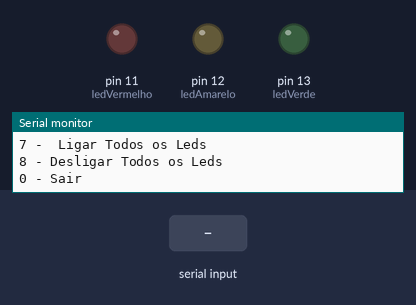
The sketch below on a simulated Arduino Uno, built with avr-gcc and run on an emulated ATmega328P. Shown: output pins drawn as LEDs (lit = HIGH), the last lines printed to the serial monitor. The inputs (shaded band) are chosen by the test bench.

Above: at 1.2 s.
1.3 s: "1\n" received over Serial
At 1.6 s:
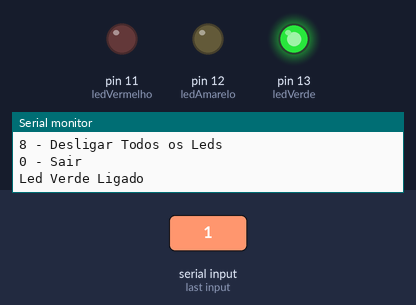
2.8 s: "3\n" received over Serial
At 3.9 s:
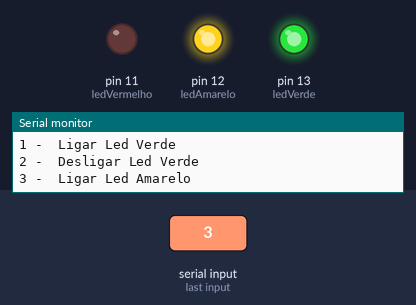
4.3 s: "2\n" received over Serial
At 5.1 s:
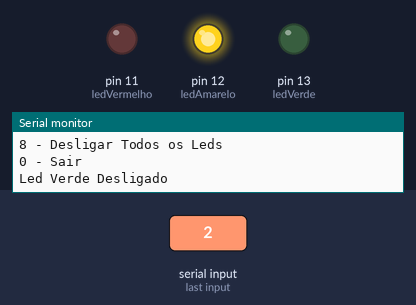
5.8 s: "5\n" received over Serial
At 6.2 s:
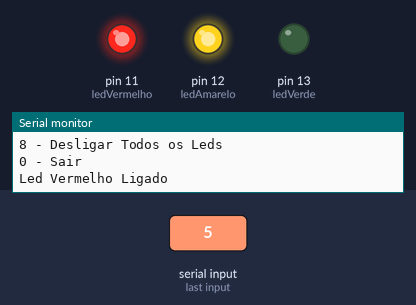
7.3 s: "4\n" received over Serial
At 8.5 s:
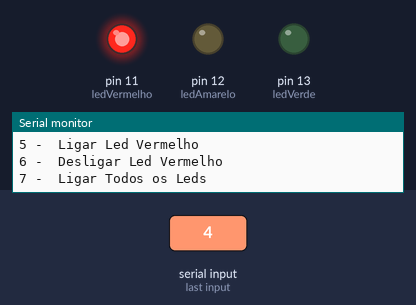
8.8 s: "1\n" received over Serial
At 9.7 s:
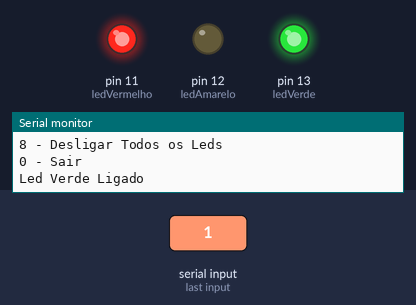
Timing chart, 0 to 11.3 s (numbered marks = the images above; inputs shaded):
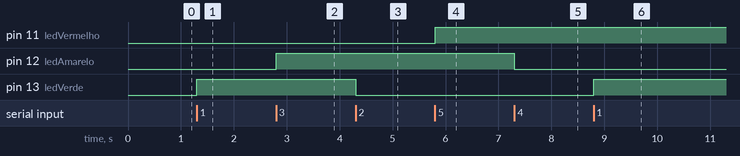

Measured:
- after the input at 1.3 s, pin 13 (ledVerde): LOW → HIGH at once
- after the input at 2.8 s, pin 12 (ledAmarelo): LOW → HIGH at once
- after the input at 4.3 s, pin 13 (ledVerde): HIGH → LOW at once
- after the input at 5.8 s, pin 11 (ledVermelho): LOW → HIGH at once
- after the input at 7.3 s, pin 12 (ledAmarelo): HIGH → LOW at once
- after the input at 8.8 s, pin 13 (ledVerde): LOW → HIGH at once

The sketch:

arduino_leds_moura_branco1.ino
```cpp
/*Criar um protótipo com 3 leds: verde, vermelho e amarelo.
Crie um menu com Do While que solicite ao usuário qual led ele quer acender ou apagar,
com suas devidas funcionalidades, da seguinte forma:
*/

 int ledVerde = 13;
 int ledAmarelo = 12;
 int ledVermelho = 11;
 int Escolhaled;

void setup() {
  pinMode(ledVerde, OUTPUT);
  pinMode(ledAmarelo, OUTPUT);
  pinMode(ledVermelho, OUTPUT);
  Serial.begin(9600);
}

void loop() {
  do {
    Serial.println("Ola, Bem-vindo ao menu dos leds:");
    Serial.println("1 -  Ligar Led Verde");
    Serial.println("2 -  Desligar Led Verde");
    Serial.println("3 -  Ligar Led Amarelo");
    Serial.println("4 -  Desligar Led Amarelo");
    Serial.println("5 -  Ligar Led Vermelho");
    Serial.println("6 -  Desligar Led Vermelho");
    Serial.println("7 -  Ligar Todos os Leds");
    Serial.println("8 - Desligar Todos os Leds");
    Serial.println("0 - Sair");
    while (! Serial.available());
    Escolhaled = Serial.parseInt();


    switch (Escolhaled) {
      case 1:
      digitalWrite(ledVerde, HIGH);
      Serial.println("Led Verde Ligado");
      break;

      case 2:
      digitalWrite(ledVerde, LOW);
      Serial.println("Led Verde Desligado");
      break;

      case 3:
      digitalWrite(ledAmarelo, HIGH);
      Serial.println("Led Amarelo Ligado");
      break;

      case 4:
      digitalWrite(ledAmarelo, LOW);
      Serial.println("Led Amarelo Desligado");
      break;

      case 5:
      digitalWrite(ledVermelho, HIGH);
      Serial.println("Led Vermelho Ligado");
      break;

      case 6:
      digitalWrite(ledVermelho, LOW);
      Serial.println("Led Vermelho Desligado");
      break;

      case 7:
      digitalWrite(ledVerde, HIGH);
      digitalWrite(ledAmarelo, HIGH);
      digitalWrite(ledVermelho, HIGH);
      Serial.println("Todos os Leds Ligados");
      break;

      case 8:
      digitalWrite(ledVerde, LOW);
      digitalWrite(ledAmarelo, LOW);
      digitalWrite(ledVermelho, LOW);
      Serial.println("Todos os Leds Desligados");
      break;

      case 0:
      Serial.println("Saindo...");
      break;

      default:
      Serial.println("Ops opcao invalida");
      break;
    }
    delay(1000);
  } while (Escolhaled != 0);
}
```
